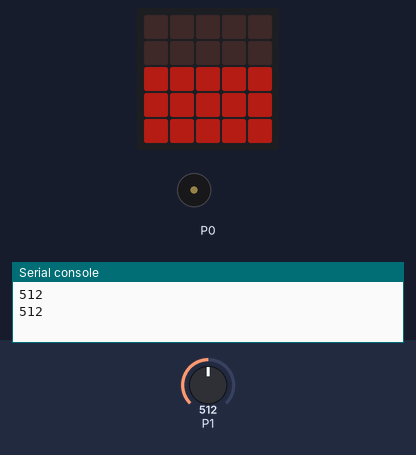
Simulated run of this program. Board: BBC micro:bit (MakeCode). Shown: the board's 5×5 LED display, buzzer (waves = sounding), the last lines printed to the serial console. Inputs (shaded band) come from the test bench; at power-on: P1 = 512 (analog values on the 0–1023 scale). Dim RGB values are drawn brighter than linear.

Above: at 1.2 s.
1.3 s: P1 set to 409
3.0 s: P1 set to 383
At 4.4 s:
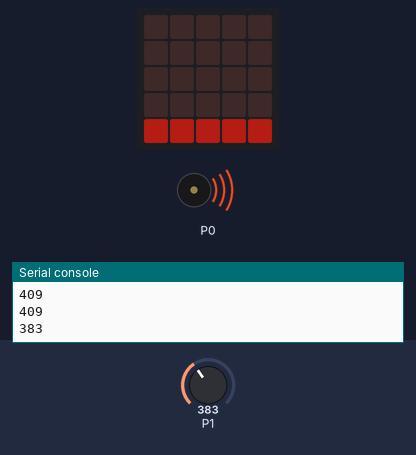
6.9 s: P1 set to 900
At 8.2 s:
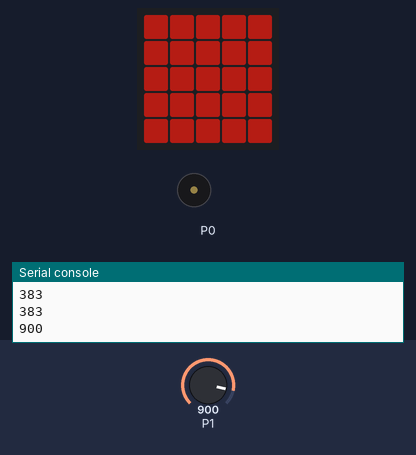
8.8 s: P1 set to 882
At 9.9 s:
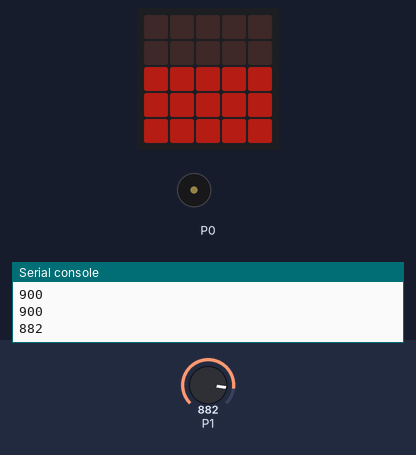
10.7 s: P1 set to 910
At 11.6 s:
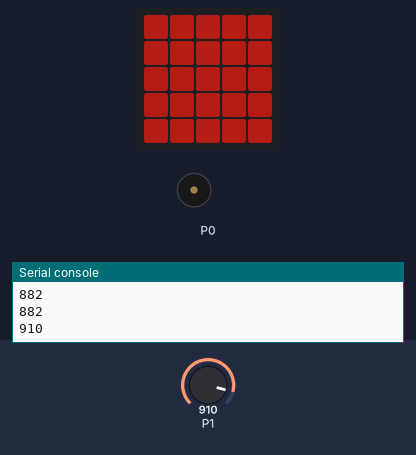
Timing chart, 0 to 13.5 s (numbered marks = the images above; inputs shaded):
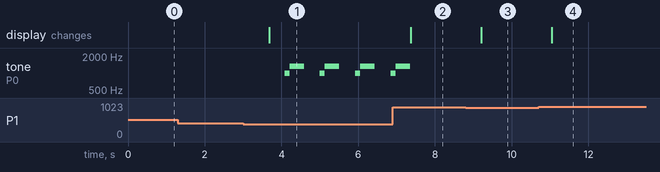

The program:

main.ts
```typescript
let umidade = 0
led.setBrightness(64)
// Sabe quando você planta uma semente no chão para que ela cresça? O solo em que você planta a semente tem uma coisa chamada "resistência elétrica". Isso significa que o solo pode dificultar a passagem de eletricidade.
// A resistência elétrica do solo depende de duas coisas: água e nutrientes. O solo pode ficar mais ou menos resistente dependendo da quantidade de água e nutrientes que tem.
// A água em si não é boa para conduzir eletricidade, mas os nutrientes que estão na água são. Quando o solo tem água e nutrientes misturados, ele fica um pouquinho condutor, ou seja, a eletricidade pode passar por ele mais facilmente.
// Então, quando o solo tem muita água e nutrientes, ele fica com uma resistência elétrica menor. Isso significa que a eletricidade pode passar mais facilmente pelo solo.
// Para entender melhor como medimos a resistência elétrica do solo, podemos fazer um experimento simples.
// Primeiro, pegamos nossa micro:bit, que é como um cérebro eletrônico que pode ler sinais elétricos. Em seguida, conectamos um fio ligado a um prego no chamado 3V da micro:bit, este prego ou haste metálica será inserida ao solo onde queremos medir a resistência elétrica.
// Depois, usamos outro pino da micro:bit, chamado de pino de leitura analógica, para medir a tensão elétrica no pino P1. Essa tensão é como uma medida da resistência elétrica do solo.
// O pino de leitura analógica da micro:bit retorna um valor entre 0 e 1023. Quando não há corrente elétrica passando pelo solo, o valor retornado é 0. Isso significa que o solo tem uma resistência elétrica alta, dificultando a passagem da corrente.
// Quando há uma corrente máxima passando pelo solo, o valor retornado é 1023. Isso significa que o solo tem uma resistência elétrica muito baixa, permitindo que a corrente passe facilmente.
// Para facilitar a visualização desses valores, usamos um gráfico de barra de plotagem no próprio display (matriz de LEDs) da micro:bit.
// Esse gráfico mostra uma barra que se move de acordo com o valor de resistência elétrica do solo. Quanto mais alta a barra, menor é a resistência elétrica do solo, e vice-versa.
// Assim, com esse experimento e o gráfico de barra, podemos entender melhor como a quantidade de água e nutrientes no solo afeta sua resistência elétrica, e como isso pode ser medido usando a micro:bit.
basic.forever(function () {
    // Colocando o pino P2 em alta para leitura
    pins.analogWritePin(AnalogPin.P2, 1023)
    umidade = pins.analogReadPin(AnalogPin.P1)
    // Após a leitura do valor em P1, e armazenado na variável, podemos colocar o pino P2 em baixa (0) para economia de energia.
    pins.analogWritePin(AnalogPin.P2, 0)
    led.plotBarGraph(
    umidade,
    1023
    )
    if (umidade <= 400) {
        basic.showLeds(`
            . . . . .
            . . . . .
            . . . . .
            . . . . .
            # # # # #
            `)
        music.startMelody(music.builtInMelody(Melodies.BaDing), MelodyOptions.OnceInBackground)
    } else {
        if (umidade >= 900) {
            basic.showLeds(`
                # # # # #
                # # # # #
                # # # # #
                # # # # #
                # # # # #
                `)
        } else {
            basic.showLeds(`
                . . . . .
                . . . . .
                # # # # #
                # # # # #
                # # # # #
                `)
        }
    }
    basic.pause(500)
})
```

test.ts
```typescript
// testes vão aqui; isto não será compilado quando este pacote for usado como uma extensão.
```

Measured:
- the behaviour switches between 401 and 400 on P1 (found by bisection; images 0 and 1)
- the behaviour switches between 900 and 899 on P1 (found by bisection; images 2 and 3)
- after the input at 3.0 s, tone on P0: silent → 988 Hz after 1.1 s, then repeats every 0.92 s: 1319 Hz 0.38 s, silent 0.42 s, 988 Hz 0.13 s; the display: changes after 0.68 s (image 1)
- after the input at 6.9 s, tone on P0: goes on until 7.3 s, then stays silent; the display: changes after 0.46 s (image 2)
- after the input at 8.8 s, the display: changes after 0.41 s (image 3)
- after the input at 10.7 s, the display: changes after 0.35 s (image 4)
